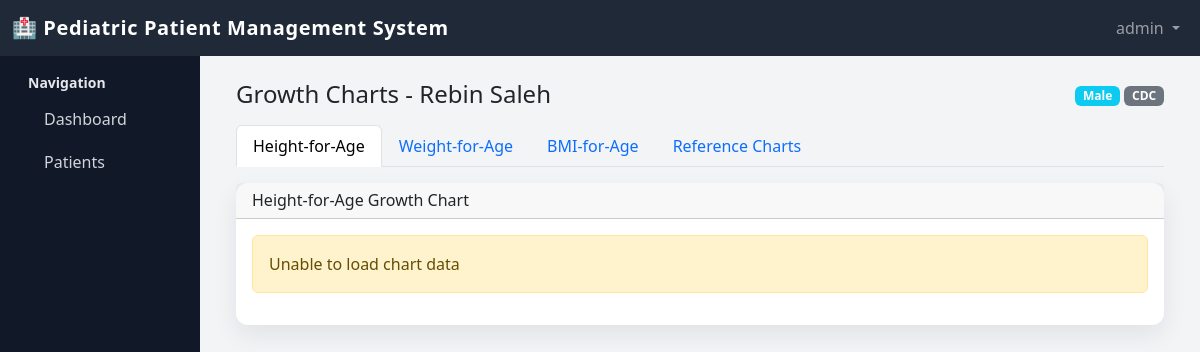
Page /patients/1/growth-chart/ (signed in) on the committed database.
### pediatric/models.py (models this page shows, shortened)
class Patient(models.Model):
    GENDER_CHOICES = [
        ('Male', 'Male'),
        ('Female', 'Female'),
    ]
    BLOOD_TYPE_CHOICES = [
        ('A', 'A'),
        ('B', 'B'),
        ('AB', 'AB'),
        ('O', 'O'),
    ]
    patient_name = models.CharField(max_length=100)
    date_of_birth = models.DateField()
    gender = models.CharField(max_length=10, choices=GENDER_CHOICES)
    blood_type = models.CharField(max_length=5, choices=BLOOD_TYPE_CHOICES, null=True, blank=True)
    contact_number = models.CharField(max_length=20, blank=True, null=True)
    parent_name = models.CharField(max_length=100, blank=True, null=True)
    parent_contact = models.CharField(max_length=20, blank=True, null=True)
    address = models.CharField(max_length=200, blank=True, null=True)
    city = models.CharField(max_length=50, blank=True, null=True)
    country = models.CharField(max_length=50, blank=True, null=True)
    medical_history = models.TextField(blank=True, null=True)
    notes = models.TextField(blank=True, null=True)
    date_registered = models.DateTimeField(auto_now_add=True)
    created_by = models.ForeignKey(User, on_delete=models.SET_NULL, null=True, related_name='patients_created')
    def get_age_months(self, reference_date=None):
        if reference_date is None:
            reference_date = date.today()
        rd = relativedelta(reference_date, self.date_of_birth)
        return rd.years * 12 + rd.months
    def get_applicable_standard(self, reference_date=None):
        months = self.get_age_months(reference_date)
        if months <= 24:
            return 'WHO'
        return 'CDC'
    class Meta:
        ordering = ['-date_registered']

### pediatric/views.py (the view)
@login_required
def growth_chart_view(request, patient_id):
    patient = get_object_or_404(Patient, pk=patient_id)
    measurements_count = patient.measurements.count()
    if measurements_count == 0:
        messages.info(
            request,
            'No measurements yet for this patient. Please add a measurement to see growth charts.'
        )
        return redirect('patient_detail', pk=patient.pk)
    return render(request, 'charts/growth_charts.html', {
        'patient': patient,
    })

### templates/charts/growth_charts.html (shortened to what this page needs)
{% extends 'base.html' %}
{% block content %}
<div class="d-flex justify-content-between align-items-center mb-3">
  <h4 class="mb-0">Growth Charts - {{ patient.patient_name }}</h4>
  <div>
    <span class="badge bg-info">{{ patient.gender }}</span>
    <span class="badge bg-secondary">{{ patient.get_applicable_standard }}</span>
  </div>
</div>
<ul class="nav nav-tabs mb-3" role="tablist">
  <li class="nav-item" role="presentation">
    <button class="nav-link active" id="height-tab" data-bs-toggle="tab" data-bs-target="#height-pane" type="button">
      Height-for-Age
    </button>
  </li>
  <li class="nav-item" role="presentation">
    <button class="nav-link" id="weight-tab" data-bs-toggle="tab" data-bs-target="#weight-pane" type="button">
      Weight-for-Age
    </button>
  </li>
  <li class="nav-item" role="presentation">
    <button class="nav-link" id="bmi-tab" data-bs-toggle="tab" data-bs-target="#bmi-pane" type="button">
      BMI-for-Age
    </button>
  </li>
  <li class="nav-item" role="presentation">
    <button class="nav-link" id="reference-tab" data-bs-toggle="tab" data-bs-target="#reference-pane" type="button">
      Reference Charts
    </button>
  </li>
</ul>
<div class="tab-content">
  <div class="tab-pane fade show active" id="height-pane" role="tabpanel">
    <div class="card">
      <div class="card-header">
        <h6 class="mb-0">Height-for-Age Growth Chart</h6>
      </div>
      <div class="card-body">
      </div>
    </div>
  </div>
</div>
{% endblock %}

### templates/base.html (shortened to what this page needs)
<!doctype html>
<html lang="en">
<head>
  <link href="https://cdn.jsdelivr.net/npm/bootstrap@5.3.2/dist/css/bootstrap.min.css" rel="stylesheet">
</head>
<body>
  <nav class="navbar navbar-dark navbar-expand-lg">
    <div class="container-fluid">
      <a class="navbar-brand" href="{% url 'dashboard' %}">
        🏥 Pediatric Patient Management System
      </a>
      <div class="collapse navbar-collapse" id="topnav">
        <ul class="navbar-nav ms-auto mb-2 mb-lg-0">
          {% if user.is_authenticated %}
          <li class="nav-item dropdown">
            <a class="nav-link dropdown-toggle" href="#" data-bs-toggle="dropdown">
              {{ user.first_name|default:user.username }}
            </a>
          </li>
          {% endif %}
        </ul>
      </div>
    </div>
  </nav>
  <div class="container-fluid">
    <div class="row">
      {% if user.is_authenticated %}
      <div class="col-md-3 col-lg-2 d-none d-md-block sidebar py-3">
        <div class="px-3 mb-3">
          <div class="fw-semibold small text-gray-400 mb-1">Navigation</div>
          <a href="{% url 'dashboard' %}" class="{% if request.resolver_match.url_name == 'dashboard' %}active{% endif %}">
            Dashboard
          </a>
          <a href="{% url 'patient_list' %}" class="{% if 'patient' in request.resolver_match.url_name %}active{% endif %}">
            Patients
          </a>
        </div>
      </div>
      {% endif %}
      <div class="{% if user.is_authenticated %}col-md-9 col-lg-10{% else %}col-12{% endif %}">
        <div class="content-wrapper">
          {% block content %}{% endblock %}
        </div>
      </div>
    </div>
  </div>
</body>
</html>

### templates/base.html (style rules this page uses)
body { font-family: system-ui, -apple-system, BlinkMacSystemFont, "Segoe UI", sans-serif; background-color: #f3f4f6; }
.navbar { background-color: #1f2937; }
.navbar-brand { font-weight: 600; letter-spacing: 0.03em; }
.sidebar { min-height: 100vh; background-color: #111827; color: #e5e7eb; }
.sidebar a { color: #d1d5db; text-decoration: none; display: block; padding: 0.6rem 1rem; border-radius: 0.4rem; }
.content-wrapper { padding: 1.5rem; }
.card { border: none; border-radius: 0.75rem; box-shadow: 0 10px 25px rgba(15, 23, 42, 0.08); }

### rows in the picture
Patient: patient_name "Rebin Saleh", gender "Male", get_applicable_standard "CDC"

### other values in the picture
{{ user.first_name|default:user.username }} "admin"
